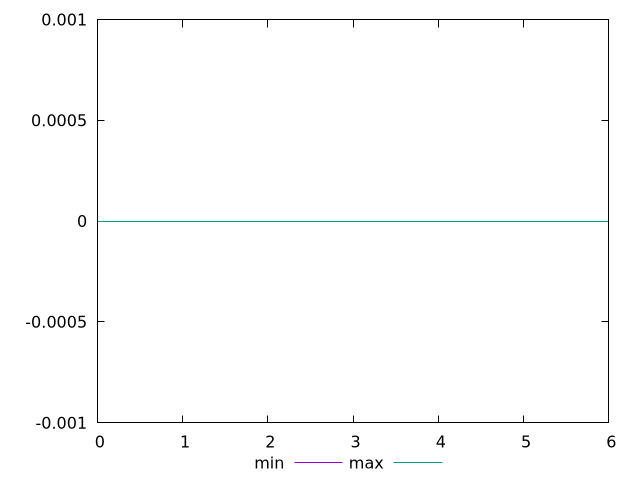

The script that saved this image:
$_min <<EOF
0 0
1 0
2 0
3 0
4 0
5 0
6 0
EOF
$_max <<EOF
0 0
1 0
2 0
3 0
4 0
5 0
6 0
EOF
set key outside below
set terminal pngcairo
set output "report_00006_2020-11-02T20-21-41.718Z/legacy-javascript/progession_min_max.png"
set yrange [-0.001:0.001]
plot $_min title "min" with line ,$_max title "max" with line ,
